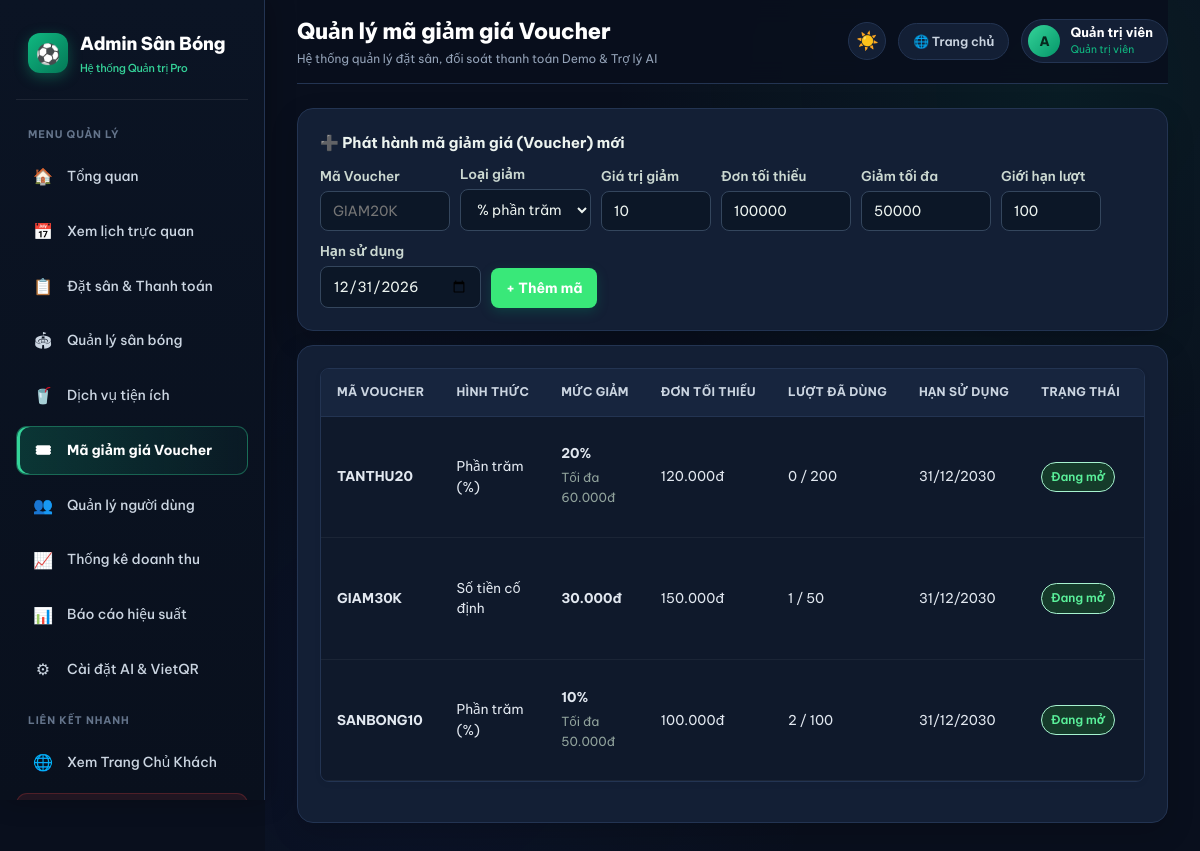
Screenshot of /admin/vouchers.php (signed in) with the database file from the repository.
### tables this page shows
CREATE TABLE users (
 id INT UNSIGNED AUTO_INCREMENT PRIMARY KEY,
 username VARCHAR(60) NOT NULL UNIQUE,
 password VARCHAR(255) NOT NULL,
 full_name VARCHAR(120) NOT NULL,
 phone VARCHAR(30) NOT NULL DEFAULT '',
 email VARCHAR(160) NOT NULL UNIQUE,
 role ENUM('user','admin') NOT NULL DEFAULT 'user',
 status ENUM('active','locked') NOT NULL DEFAULT 'active',
 created_at TIMESTAMP NOT NULL DEFAULT CURRENT_TIMESTAMP
);

CREATE TABLE vouchers (
 id INT UNSIGNED AUTO_INCREMENT PRIMARY KEY,
 code VARCHAR(50) NOT NULL UNIQUE,
 discount_type ENUM('percent','fixed') NOT NULL DEFAULT 'percent',
 discount_value INT UNSIGNED NOT NULL,
 min_order INT UNSIGNED NOT NULL DEFAULT 0,
 max_discount INT UNSIGNED NOT NULL DEFAULT 0,
 usage_limit INT UNSIGNED NOT NULL DEFAULT 100,
 used_count INT UNSIGNED NOT NULL DEFAULT 0,
 expired_at DATE NOT NULL,
 status ENUM('active','inactive') NOT NULL DEFAULT 'active',
 created_at TIMESTAMP NOT NULL DEFAULT CURRENT_TIMESTAMP
);

### includes/auth.php (called while the page is built, shortened)
<?php
require_once __DIR__ . '/../config/database.php';
function e($s) {
    return htmlspecialchars((string)$s, ENT_QUOTES, 'UTF-8');
}
function money($n) {
    return number_format((int)$n, 0, ',', '.') . 'đ';
}
function project_base() {
    static $base = null;
    if ($base === null) {
        $folder = basename(dirname(__DIR__));
        $base   = '/' . $folder . '/';
    }
    return $base;
}
function current_user() {
    global $pdo;
    $stmt = $pdo->prepare("SELECT * FROM users WHERE id = ? AND status = 'active'");
    $stmt->execute([$_SESSION['uid']]);
    $user = $stmt->fetch();
    return $user;
}
function require_login() {
    $user = current_user();
    return $user;
}
function require_admin() {
    $user = require_login();
    return $user;
}

### admin/vouchers.php (the view, shortened to what this page needs)
<?php
require_once '../includes/auth.php';
$adm = require_admin();
$editV = null;
$rows = $pdo->query("SELECT * FROM vouchers ORDER BY id DESC")->fetchAll();
$page  = 'vouchers';
$title = 'Quản lý mã giảm giá Voucher';
include '../includes/admin_header.php';
?>
<div class="box" style="margin-bottom:14px">
  <b>
    <?=$editV ? '✏️ Chỉnh sửa mã Voucher: ' . e($editV['code']) : '➕ Phát hành mã giảm giá (Voucher) mới'?>
  </b>
  <form
    class="form"
    method="post"
    style="display:flex;gap:10px;flex-wrap:wrap;align-items:flex-end;max-width:100%;margin-top:10px"
  >
    <div>
      <label style="margin:0 0 4px">Mã Voucher</label>
      <input
        name="code"
        value="<?=e($editV['code'] ?? '')?>"
        placeholder="GIAM20K"
        required
        style="margin:0;width:130px"
      >
    </div>
    <div>
      <label style="margin:0 0 4px">Loại giảm</label>
      <select name="discount_type" style="margin:0">
        <option value="percent" <?=($editV['discount_type'] ?? '') === 'percent' ? 'selected' : ''?>>
          % phần trăm
        </option>
      </select>
    </div>
    <div>
      <label style="margin:0 0 4px">Giá trị giảm</label>
      <input
        type="number"
        name="discount_value"
        value="<?=e($editV['discount_value'] ?? 10)?>"
        required
        style="margin:0;width:110px"
      >
    </div>
    <div>
      <label style="margin:0 0 4px">Đơn tối thiểu</label>
      <input
        type="number"
        name="min_order"
        value="<?=e($editV['min_order'] ?? 100000)?>"
        style="margin:0;width:130px"
      >
    </div>
    <div>
      <label style="margin:0 0 4px">Giảm tối đa</label>
      <input
        type="number"
        name="max_discount"
        value="<?=e($editV['max_discount'] ?? 50000)?>"
        style="margin:0;width:130px"
      >
    </div>
    <div>
      <label style="margin:0 0 4px">Giới hạn lượt</label>
      <input
        type="number"
        name="usage_limit"
        value="<?=e($editV['usage_limit'] ?? 100)?>"
        style="margin:0;width:100px"
      >
    </div>
    <div>
      <label style="margin:0 0 4px">Hạn sử dụng</label>
      <input
        type="date"
        name="expired_at"
        value="<?=e($editV['expired_at'] ?? date('Y-12-31'))?>"
        required
        style="margin:0"
      >
    </div>
    <button class="btn" type="submit" style="height:40px">
      <?=$editV ? '💾 Lưu mã' : '+ Thêm mã'?>
    </button>
  </form>
</div>
<div class="box">
  <div class="tw">
    <table>
      <tr>
        <th>Mã Voucher</th>
        <th>Hình thức</th>
        <th>Mức giảm</th>
        <th>Đơn tối thiểu</th>
        <th>Lượt đã dùng</th>
        <th>Hạn sử dụng</th>
        <th>Trạng thái</th>
        <th>Thao tác</th>
      </tr>
      <?php foreach ($rows as $r): ?>
        <tr>
          <td><b><?=e($r['code'])?></b></td>
          <td><?=$r['discount_type'] === 'percent' ? 'Phần trăm (%)' : 'Số tiền cố định'?></td>
          <td>
            <b>
              <?=$r['discount_type'] === 'percent' ? $r['discount_value'] . '%' : money($r['discount_value'])?>
            </b>
            <?php if ($r['discount_type'] === 'percent' && $r['max_discount'] > 0): ?>
              <small>Tối đa <?=money($r['max_discount'])?></small>
            <?php endif; ?>
          </td>
          <td><?=money($r['min_order'])?></td>
          <td><?=$r['used_count']?> / <?=$r['usage_limit']?></td>
          <td><?=date('d/m/Y', strtotime($r['expired_at']))?></td>
          <td>
            <span class="tag <?=$r['status'] === 'active' ? 'green' : 'gray'?>">
              <?=$r['status'] === 'active' ? 'Đang mở' : 'Tạm khóa'?>
            </span>
          </td>
          <td>
          </td>
        </tr>
      <?php endforeach; ?>
    </table>
  </div>
</div>
<?php include '../includes/admin_footer.php'; ?>

### includes/admin_header.php (shortened to what this page needs)
<?php
$base = project_base();
$adm_user = $adm ?? $admin ?? ['username' => 'admin', 'full_name' => 'Quản trị viên'];
$pending_bk_count = 0;
if (isset($pdo)) {
  try {
    $pending_bk_count = (int)$pdo->query("SELECT COUNT(*) FROM bookings WHERE status='pending'")->fetchColumn();
  } catch (Exception $e) {}
}
$pages = [
  'dashboard' => ['🏠', 'Tổng quan', 0],
  'calendar'  => ['📅', 'Xem lịch trực quan', 0],
  'bookings'  => ['📋', 'Đặt sân & Thanh toán', $pending_bk_count],
  'fields'    => ['🏟', 'Quản lý sân bóng', 0],
  'services'  => ['🥤', 'Dịch vụ tiện ích', 0],
  'vouchers'  => ['🎟', 'Mã giảm giá Voucher', 0],
  'users'     => ['👥', 'Quản lý người dùng', 0],
  'revenue'   => ['📈', 'Thống kê doanh thu', 0],
  'reports'   => ['📊', 'Báo cáo hiệu suất', 0],
  'settings'  => ['⚙', 'Cài đặt AI & VietQR', 0]
];
?><!DOCTYPE html>
<html lang="vi">
<head>
  <link rel="stylesheet" href="<?=$base?>assets/css/style.css?v=<?= @filemtime(__DIR__.'/../assets/css/style.css') ?: time() ?>">
  <link rel="stylesheet" href="<?=$base?>assets/css/admin.css?v=<?= @filemtime(__DIR__.'/../assets/css/admin.css') ?: time() ?>">
</head>
<body class="adm">
<aside class="asb" id="asb">
  <div class="abrand">
    <div class="abrand-logo">⚽</div>
    <div>
      Admin Sân Bóng
      <span class="abrand-sub">Hệ thống Quản trị Pro</span>
    </div>
  </div>
  <div class="asb-group">Menu Quản Lý</div>
  <?php foreach($pages as $k => $v): ?>
    <a class="<?=($page??'')===$k?'on':''?>" href="<?=$base?>admin/<?=$k?>.php">
      <span class="nav-ic"><?=$v[0]?></span>
      <span><?=$v[1]?></span>
    </a>
  <?php endforeach; ?>
  <div class="asb-group">Liên Kết Nhanh</div>
  <a href="<?=$base?>index.php">
    <span class="nav-ic">🌐</span>
    <span>Xem Trang Chủ Khách</span>
  </a>
  <a class="out" href="<?=$base?>logout.php" onclick="return confirm('Bạn có chắc chắn muốn đăng xuất khỏi trang Quản trị?')">
  </a>
</aside>
<div class="amain">
  <header class="atop">
    <div class="atop-left">
      <div class="atop-title-wrap">
        <h2><?=e($title ?? 'Bảng điều khiển')?></h2>
        <small>Hệ thống quản lý đặt sân, đối soát thanh toán Demo & Trợ lý AI</small>
      </div>
    </div>
    <div class="atop-right">
      <button type="button" class="atop-icon-btn" id="topThemeBtn" onclick="toggleAdminTheme()" title="Đổi giao diện Sáng / Tối">☀️</button>
      <a class="atop-btn" href="<?=$base?>index.php">🌐 Trang chủ</a>
      <div class="atop-user">
        <div class="atop-avatar"><?=e(mb_strtoupper(mb_substr($adm_user['username'] ?? 'A', 0, 1)))?></div>
        <div>
          <b class="atop-user-name" style="font-size:13px;display:block;line-height:1.2"><?=e($adm_user['full_name'] ?? $adm_user['username'])?></b>
          <small class="atop-user-role" style="font-size:10.5px;color:#10b981;margin:0">Quản trị viên</small>
        </div>
      </div>
    </div>
  </header>

### includes/admin_header.php (style rules this page uses)
.adm .atop button.atop-icon-btn { width: 38px !important; height: 38px !important; padding: 0 !important; border-radius: 50% !important; display: inline-flex !important; align-items: center !important; justify-content: center !important; font-size: 18px !important; line-height: 1 !important; cursor: pointer; background: var(--adm-surface, #131f35) !important; border: 1px solid var(--adm-border, #233452) !important; transition: all 0.2s ease; }

### rows the page displays
users: username "A", full_name "Quản trị viên"
vouchers: code "TANTHU20", discount_type "Phần trăm (%)", discount_value "20", max_discount "60.000đ", min_order "120.000đ", used_count "0", usage_limit "200", expired_at "31/12/2030", status "Đang mở"
vouchers: code "GIAM30K", discount_type "Số tiền cố định", discount_value "30.000đ", min_order "150.000đ", used_count "1", usage_limit "50", expired_at "31/12/2030", status "Đang mở"
vouchers: code "SANBONG10", discount_type "Phần trăm (%)", discount_value "10", max_discount "50.000đ", min_order "100.000đ", used_count "2", usage_limit "100", expired_at "31/12/2030", status "Đang mở"

### other values shown
$v[0] "🏠"
$v[1] "Tổng quan"
$v[0] "📅"
$v[1] "Xem lịch trực quan"
$v[0] "📋"
$v[1] "Đặt sân & Thanh toán"
$v[0] "🏟"
$v[1] "Quản lý sân bóng"
$v[0] "🥤"
$v[1] "Dịch vụ tiện ích"
$v[0] "🎟"
$v[1] "Mã giảm giá Voucher"
$v[0] "👥"
$v[1] "Quản lý người dùng"
$v[0] "📈"
